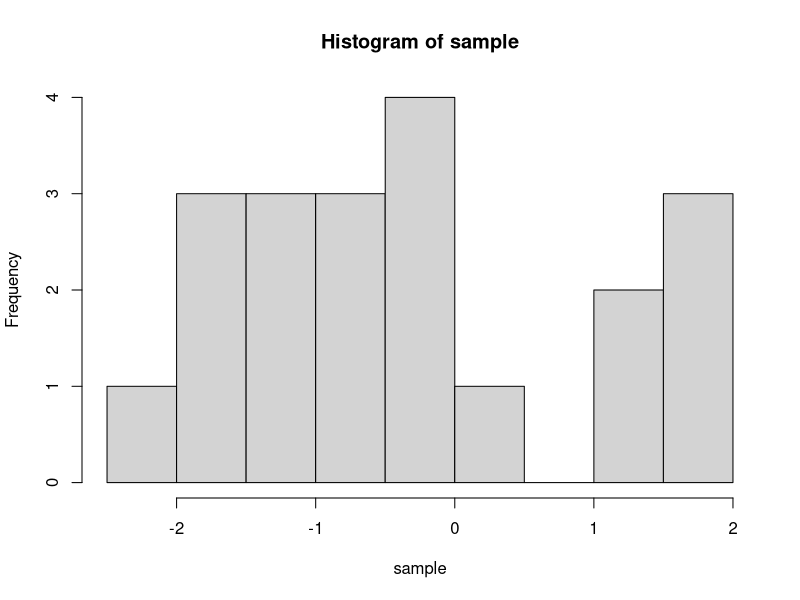
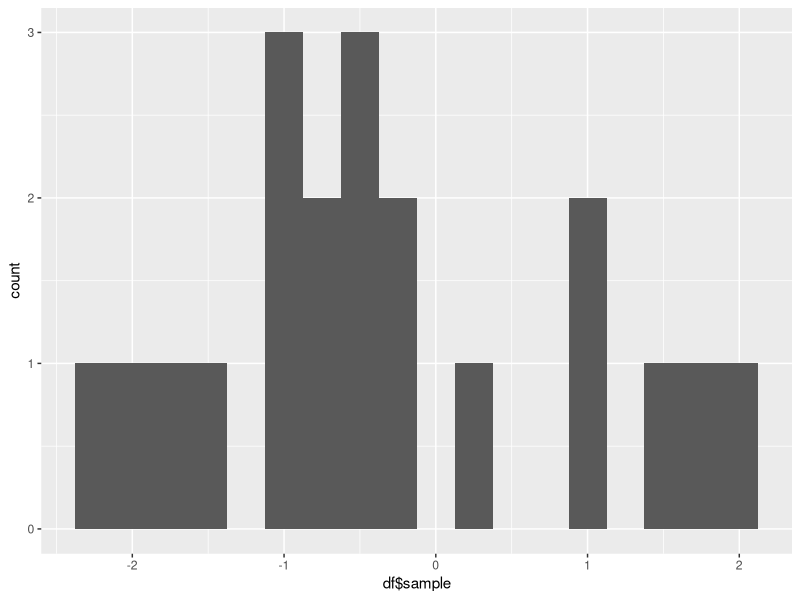

These charts were generated, in order, by the following R code: (Note: this script raises an error after producing the figures.)
## ---- chunk 1
knitr::opts_chunk$set(echo = TRUE)
chooseCRANmirror(graphics = FALSE, ind=1)
knitr::opts_chunk$set(echo = TRUE)

install.packages("ggplot2")
library(ggplot2)

wdir <- "/Users/LynHNguyen/JHU/Stat/mod1_nguyen"
setwd(wdir)
## ---- chunk 2
sample <- c(1.01, -0.15, -0.45, 1.69, -0.23,
            -0.76, -1.10, -0.73,  1.90, -1.70, 
            1.52, -2.13, -1.08, -0.50,  1.11, 
            -0.44, -1.92, -1.50, -1.06,  0.20)
sample
## ---- chunk 3
hist(sample)
## ---- chunk 4
df <- as.data.frame(sample)
histogram <- ggplot(data = df, aes(x = df$sample )) + 
  geom_histogram(binwidth = .25)
histogram
## ---- chunk 5
knitr::include_graphics("hw1.1.png", dpi = 100)
## ---- chunk 6
knitr::include_graphics("hw1.2.png", dpi = 100)
## ---- chunk 7
knitr::include_graphics("hw1.3.png", dpi = 100)
## ---- chunk 8
knitr::include_graphics("hw1.4.png", dpi = 100)
## ---- chunk 9
knitr::include_graphics("meme.png", dpi = 100)

